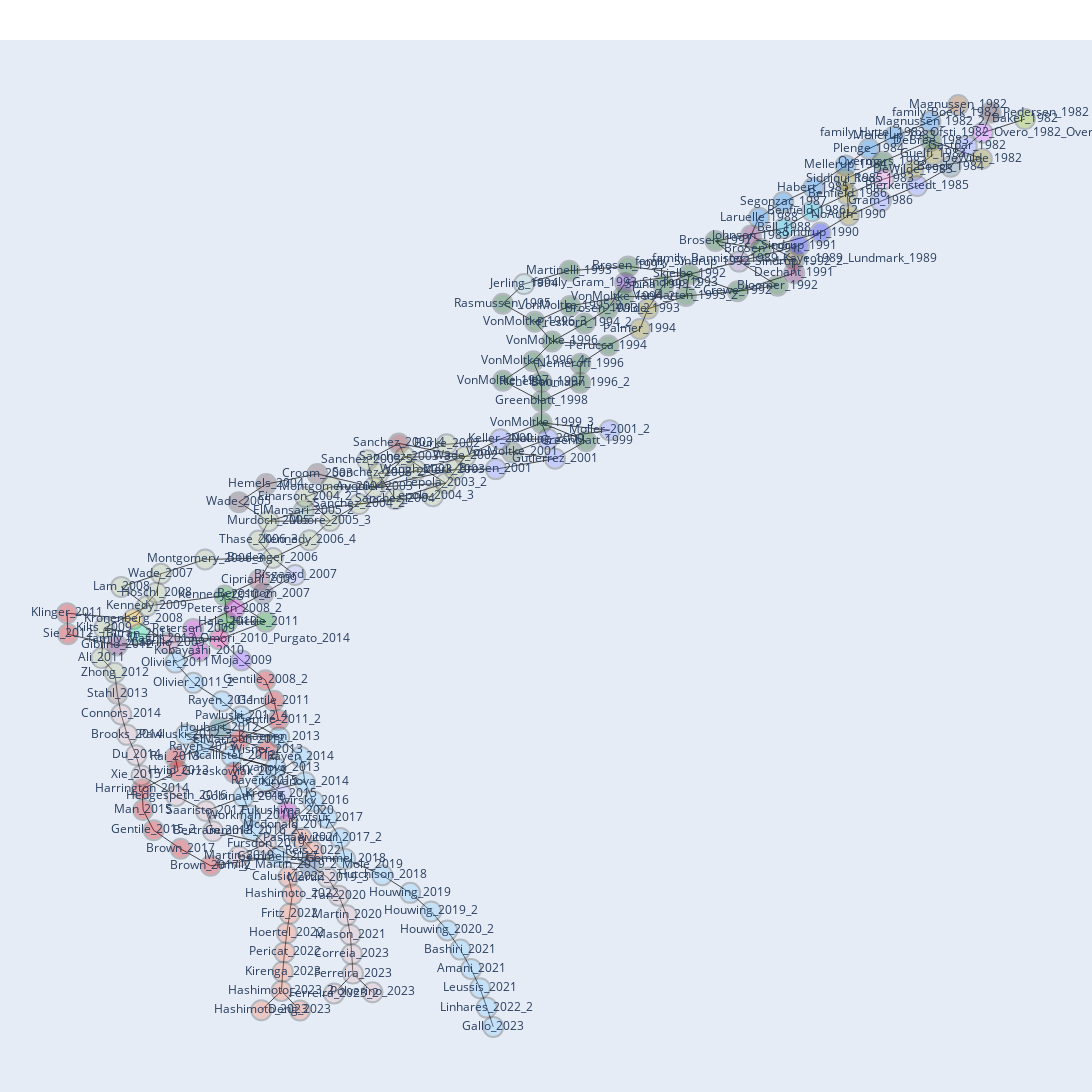
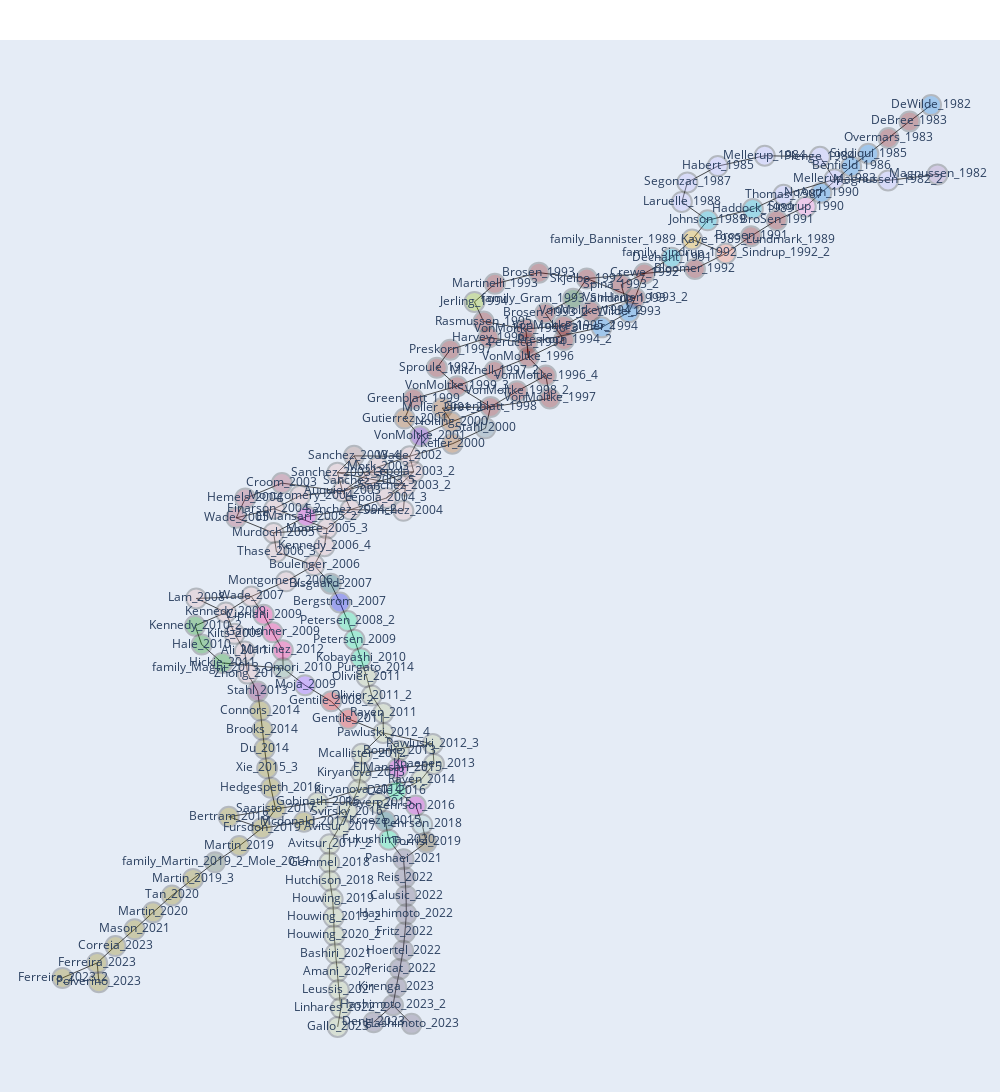

The cell these charts' notebook holds for them, in order:
### Markdown cell above
# cluster_alpha0.3_k20_res0.005.pkl

### Code cell
parameter = "alpha0.3_k20_res0.005"
df = pd.read_pickle(f"../data/06-clustered-df/{parameter}.pkl")

attr_to_assign = [
    "title",
    "citedby_count",
    "doi",
    "year",
    "unique_auth_year",
    f"cluster_{parameter}",
    f"centrality_{parameter}",
]


main_paths_data = [
    MainPathDataAssigner(mp, df, attr_to_assign).process_mp() for mp in main_paths
]

n_clusters = []
figs = []
for f, mp in zip(files, main_paths_data):
    print(f)
    print(mp)
    mpp_i = MainPathPlotterInteractive(mp, f"cluster_{parameter}", "label")
    fig = mpp_i.plot_network_on_timeline_interactive(return_fig=True)
    figs.append(fig)
    n_clusters.append(
        len(set(nx.get_node_attributes(mp, f"cluster_{parameter}").values()))
    )

with open(f"../output/figures/main-paths/mainpaths_{parameter}.html", "w") as f:
    f.write("<html><head><title>Visualization</title></head><body>\n")
    # Write header
    f.write(f"<h1>cluster: {parameter}</h1>\n")
    for idx, (filename, fig) in enumerate(zip(files, figs)):
        # Assuming 'files' contains some form of identifier or filename you want to display
        f.write(
            f"<h2>{filename.split('/')[-1]}</h2>\n<p>Number of clusters: {n_clusters[idx]}</p>"
        )  # Writing the identifier/filename before the figure
        f.write(fig)  # Writing the figure's HTML string
        f.write("<br>\n")
    f.write("</body></html>")

### Figure 1 — Plotly figure (JSON) as saved in the notebook; plotly's stock layout.template omitted (floating-point values rounded to 4 significant figures; data arrays with more than 128 entries replaced by an {"elided": "..."} marker saying what was removed)
{"data": [{"hoverinfo": "none", "line": {"color": "#000000", "width": 0.7}, "mode": "lines", "type": "scatter", "x": {"elided": "732 float values"}, "y": {"elided": "732 float values"}}, {"hoverinfo": "text", "hovertext": {"elided": "192 str values"}, "marker": {"color": {"elided": "192 str values"}, "colorbar": {"thickness": 15, "title": {"side": "right", "text": "Node Connections"}, "xanchor": "left"}, "line": {"width": 2}, "opacity": 0.3, "showscale": false, "size": 20}, "mode": "markers+text", "text": {"elided": "192 str values"}, "textposition": "middle center", "type": "scatter", "x": {"elided": "192 float values"}, "y": {"elided": "192 float values"}}], "layout": {"dragmode": "zoom", "height": 1500, "hoverlabel": {"bgcolor": "rgba(249, 98, 186, 0.11)", "bordercolor": "rgba(0, 0, 0, 0.14)", "font": {"color": "black"}}, "hovermode": "closest", "margin": {"b": 0, "l": 0, "r": 0, "t": 40}, "showlegend": false, "width": 1300, "xaxis": {"showgrid": false, "showline": false, "showticklabels": false, "visible": false, "zeroline": false}, "yaxis": {"showgrid": false, "showline": false, "showticklabels": false, "visible": false, "zeroline": false}}}

### Figure 2 — Plotly figure (JSON) as saved in the notebook; plotly's stock layout.template omitted (floating-point values rounded to 4 significant figures; data arrays with more than 128 entries replaced by an {"elided": "..."} marker saying what was removed)
{"data": [{"hoverinfo": "none", "line": {"color": "#000000", "width": 0.7}, "mode": "lines", "type": "scatter", "x": {"elided": "606 float values"}, "y": {"elided": "606 float values"}}, {"hoverinfo": "text", "hovertext": {"elided": "166 str values"}, "marker": {"color": {"elided": "166 str values"}, "colorbar": {"thickness": 15, "title": {"side": "right", "text": "Node Connections"}, "xanchor": "left"}, "line": {"width": 2}, "opacity": 0.3, "showscale": false, "size": 20}, "mode": "markers+text", "text": {"elided": "166 str values"}, "textposition": "middle center", "type": "scatter", "x": {"elided": "166 float values"}, "y": {"elided": "166 float values"}}], "layout": {"dragmode": "zoom", "height": 1500, "hoverlabel": {"bgcolor": "rgba(249, 98, 186, 0.11)", "bordercolor": "rgba(0, 0, 0, 0.14)", "font": {"color": "black"}}, "hovermode": "closest", "margin": {"b": 0, "l": 0, "r": 0, "t": 40}, "showlegend": false, "width": 1000, "xaxis": {"showgrid": false, "showline": false, "showticklabels": false, "visible": false, "zeroline": false}, "yaxis": {"showgrid": false, "showline": false, "showticklabels": false, "visible": false, "zeroline": false}}}
